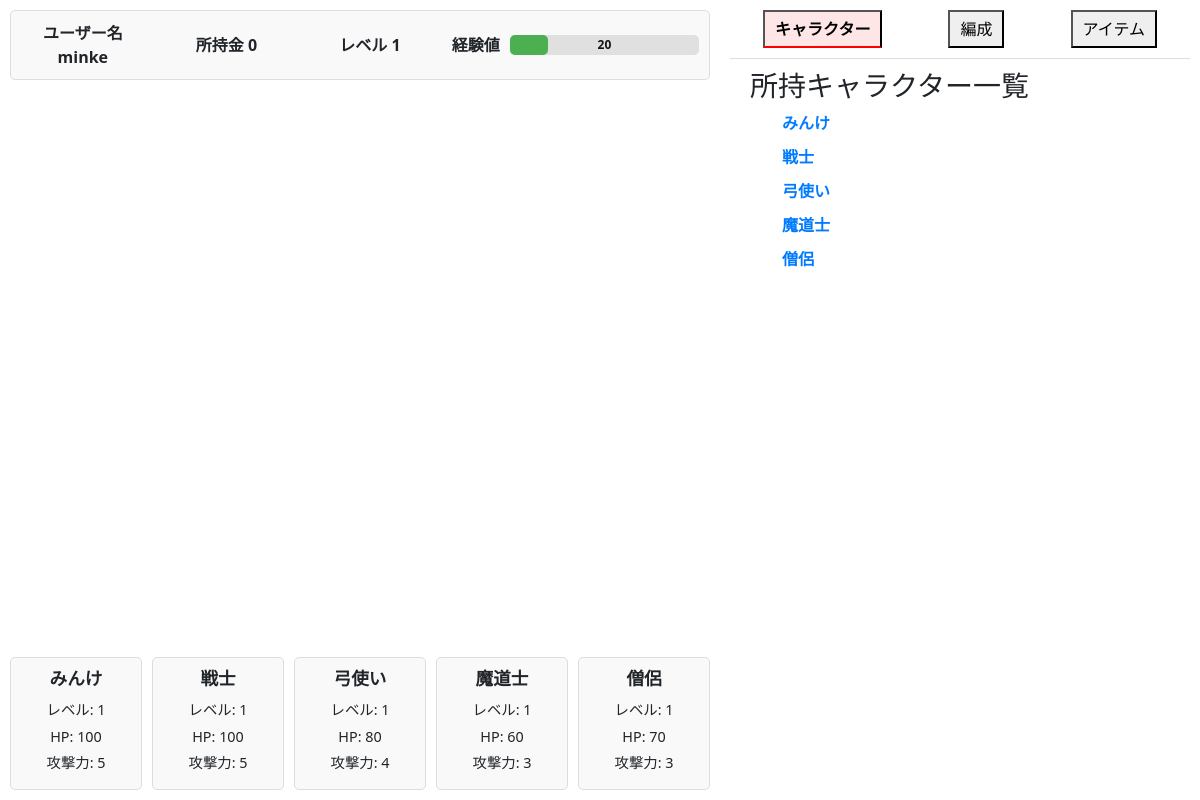
Screenshot of /game-main.php (signed in) with the database file from the repository.
### tables this page shows
CREATE TABLE `users` (
  `id` int NOT NULL AUTO_INCREMENT,
  `username` varchar(50) NOT NULL,
  `password` varchar(255) NOT NULL,
  `gold` int NOT NULL DEFAULT '0',
  `level` int NOT NULL DEFAULT '1',
  `xp` int NOT NULL DEFAULT '0',
  `last_save` timestamp NOT NULL DEFAULT CURRENT_TIMESTAMP,
  PRIMARY KEY (`id`)
);

CREATE TABLE `characters_inventory` (
  `id` int NOT NULL AUTO_INCREMENT,
  `user_id` int NOT NULL,
  `character_id` int NOT NULL,
  `name` varchar(100) NOT NULL,
  `level` int DEFAULT '1',
  `hp` int DEFAULT '100',
  `xp` int DEFAULT '0',
  `attack` int DEFAULT '5',
  `updated_at` timestamp NOT NULL DEFAULT CURRENT_TIMESTAMP ON UPDATE CURRENT_TIMESTAMP,
  PRIMARY KEY (`id`),
  KEY `fk_character_inventory_user` (`user_id`),
  KEY `fk_character_inventory_character` (`character_id`),
  CONSTRAINT `fk_character_inventory_character` FOREIGN KEY (`character_id`) REFERENCES `characters` (`character_id`),
  CONSTRAINT `fk_character_inventory_user` FOREIGN KEY (`user_id`) REFERENCES `users` (`id`)
);

### User.php (called while the page is built, shortened)
<?php
class User {
    private $pdo;
    private $id;
    public $username;
    public $gold;
    public $level;
    public $xp;
    public function __construct($pdo, $id) {
        $this->pdo = $pdo;
        $this->id = $id;
        $this->loadUser();
    }
    private function loadUser() {
        $stmt = $this->pdo->prepare("SELECT username, gold, level, xp FROM users WHERE id = :id");
        $stmt->bindParam(':id', $this->id, PDO::PARAM_INT);
        if (!$stmt->execute()) {
            throw new Exception("クエリの実行に失敗しました: " . implode(", ", $stmt->errorInfo()));
        }
        if ($stmt->rowCount() === 1) {
            $user = $stmt->fetch(PDO::FETCH_ASSOC);
            $this->username = $user['username'];
            $this->gold = $user['gold'];
            $this->level = $user['level'];
            $this->xp = $user['xp'];
        } else {
            throw new Exception("ユーザーが見つかりません");
        }
    }
    public function getUsername() {
        return $this->username;
    }
    public function getGold() {
        return $this->gold;
    }
    public function getLevel() {
        return $this->level;
    }
    public function getXp() {
        return $this->xp;
    }
}

### Character.php (called while the page is built, shortened)
<?php
class Character {
    private $pdo;
    private $userId;
    public $characters;
    public function __construct($pdo, $userId) {
        $this->pdo = $pdo;
        $this->userId = $userId;
        $this->loadCharacters();
    }
    private function loadCharacters() {
        $sql = "SELECT id, name, level, hp, attack, xp, updated_at
                FROM characters_inventory
                WHERE user_id = :user_id";
        $stmt = $this->pdo->prepare($sql);
        $stmt->execute(['user_id' => $this->userId]);
        $this->characters = $stmt->fetchAll(PDO::FETCH_ASSOC);
    }
    public function getCharacters() {
        return $this->characters;
    }
}
?>

### game-main.php (the view, shortened to what this page needs)
<?php
require_once 'db.php';
require_once 'User.php';
require_once 'Character.php';
$userId = $_SESSION['user_id'];
try {
  $db = new Database();
  $pdo = $db->getConnection();
  $user = new User($pdo, $userId);
  $character = new Character($pdo, $userId);
  $characters = $character->getCharacters();
} catch (Exception $e) {
  die("エラー: " . $e->getMessage());
}
$currentSection = isset($_SESSION['section']) ? $_SESSION['section'] : 'characters';
?>
<head>
  <link rel="stylesheet" type="text/css" href="style.css">
  <link rel="stylesheet" href="https://cdn.jsdelivr.net/npm/bootstrap@5.3.0-alpha1/dist/css/bootstrap.min.css">
</head>
<div class="content-wrapper">
  <div class="left-panel">
    <div class="user-info" style="padding: 10px; border: 1px solid #ddd; border-radius: 5px; background-color: #f9f9f9; display: flex; justify-content: space-between; align-items: center;">
      <div style="flex: 1; text-align: center; font-weight: bold;">ユーザー名 <?= htmlspecialchars($user->getUsername(), ENT_QUOTES, 'UTF-8') ?></div>
      <div style="flex: 1; text-align: center; font-weight: bold;">所持金 <?= number_format($user->getGold()) ?></div>
      <div style="flex: 1; text-align: center; font-weight: bold;">レベル <?= $user->getLevel() ?></div>
      <div style="flex: 2; display: flex; align-items: center; gap: 10px;">
        <span style="font-weight: bold; white-space: nowrap;">経験値</span>
        <div class="progress-bar-container" style="flex-grow: 1;">
          <div class="progress-bar" style="width: <?= min(100, ($user->getXp() % 100)) ?>%;" style="width: <?= ($user->getXp() % 100) ?>%;"></div>
          <div class="progress-bar-text">
            <?= $user->getXp() ?>
          </div>
        </div>
      </div>
    </div>
    <div class="status-boxes">
      <?php foreach ($characters as $character): ?>
        <div class="status-box">
          <h4><?= htmlspecialchars($character['name'], ENT_QUOTES, 'UTF-8') ?></h4>
          <p>レベル: <?= htmlspecialchars($character['level'], ENT_QUOTES, 'UTF-8') ?></p>
          <p>HP: <?= htmlspecialchars($character['hp'], ENT_QUOTES, 'UTF-8') ?></p>
          <p>攻撃力: <?= htmlspecialchars($character['attack'], ENT_QUOTES, 'UTF-8') ?></p>
        </div>
      <?php endforeach; ?>
    </div>
  </div>
  <div class="right-panel">
    <div class="nav-bar">
      <button onclick="showSection('characters')" style="padding: 5px 10px;">キャラクター</button>
      <button onclick="showSection('parties')" style="padding: 5px 10px;">編成</button>
      <button onclick="showSection('items')" style="padding: 5px 10px;">アイテム</button>
    </div>
    <div id="content">
      <div id="characters" class="<?= $currentSection === 'characters' ? '' : 'hidden' ?>">
          <h3>所持キャラクター一覧</h3>
          <ul>
              <?php foreach ($characters as $character): ?>
                  <li>
                      <strong class="character-name" onclick="toggleCharacterDetails(<?= intval($character['id']) ?>)">
                          <?= htmlspecialchars($character['name'], ENT_QUOTES, 'UTF-8') ?>
                      </strong>
                  </li>
              <?php endforeach; ?>
          </ul>
      </div>
    </div>
  </div>
</div>

### style.css (style rules this page uses)
.content-wrapper { display: flex; width: 100%; height: 100vh; position: relative; }
.left-panel { display: flex; flex-direction: column; flex: 1; height: 100%; padding: 10px; box-sizing: border-box; justify-content: space-between; }
.user-info { display: flex; justify-content: space-between; align-items: center; gap: 20px; }
.user-info > div { flex: 1; text-align: center; }
.progress-bar-container { width: 100%; background-color: #e0e0e0; border-radius: 5px; position: relative; height: 20px; }
.progress-bar { height: 100%; background-color: #4caf50 !important; border-radius: 5px; transition: width 0.3s ease; }
.progress-bar-text { position: absolute; top: 50%; left: 50%; transform: translate(-50%, -50%); color: rgb(24, 20, 20); font-weight: bold; font-size: 12px; }
.status-boxes { display: flex; justify-content: space-between; gap: 10px; margin-top: 20px; }
.status-box { width: 23%; padding: 10px; border: 1px solid #ddd; border-radius: 5px; background-color: #f9f9f9; text-align: center; box-sizing: border-box; }
.status-box h4 { margin: 0 0 10px 0; font-size: 1.1rem; font-weight: bold; }
.status-box p { margin: 5px 0; font-size: 0.9rem; }
.right-panel { display: flex; flex-direction: column; width: 40%; height: 100%; padding: 10px; box-sizing: border-box; }
.nav-bar { display: flex; justify-content: space-around; margin-bottom: 10px; border-bottom: 1px solid #ddd; padding-bottom: 10px; }
#content { flex: 1; overflow-y: auto; margin: 0 20px; }
#characters, #items { padding: 0; list-style: none; margin-bottom: 10px; }
#characters li, #items li { margin-bottom: 10px; list-style-type: none; }
.nav-bar button.active { font-weight: bold; border-bottom: 2px solid red; background-color: #ffe6e6; }
.character-name { cursor: pointer; color: #007bff; }

### rows the page displays
users: username "minke", gold "0", level "1", xp "20"
characters_inventory: name "みんけ", level "1", hp "100", attack "5"
characters_inventory: name "戦士", level "1", hp "100", attack "5"
characters_inventory: name "弓使い", level "1", hp "80", attack "4"
characters_inventory: name "魔道士", level "1", hp "60", attack "3"
characters_inventory: name "僧侶", level "1", hp "70", attack "3"
